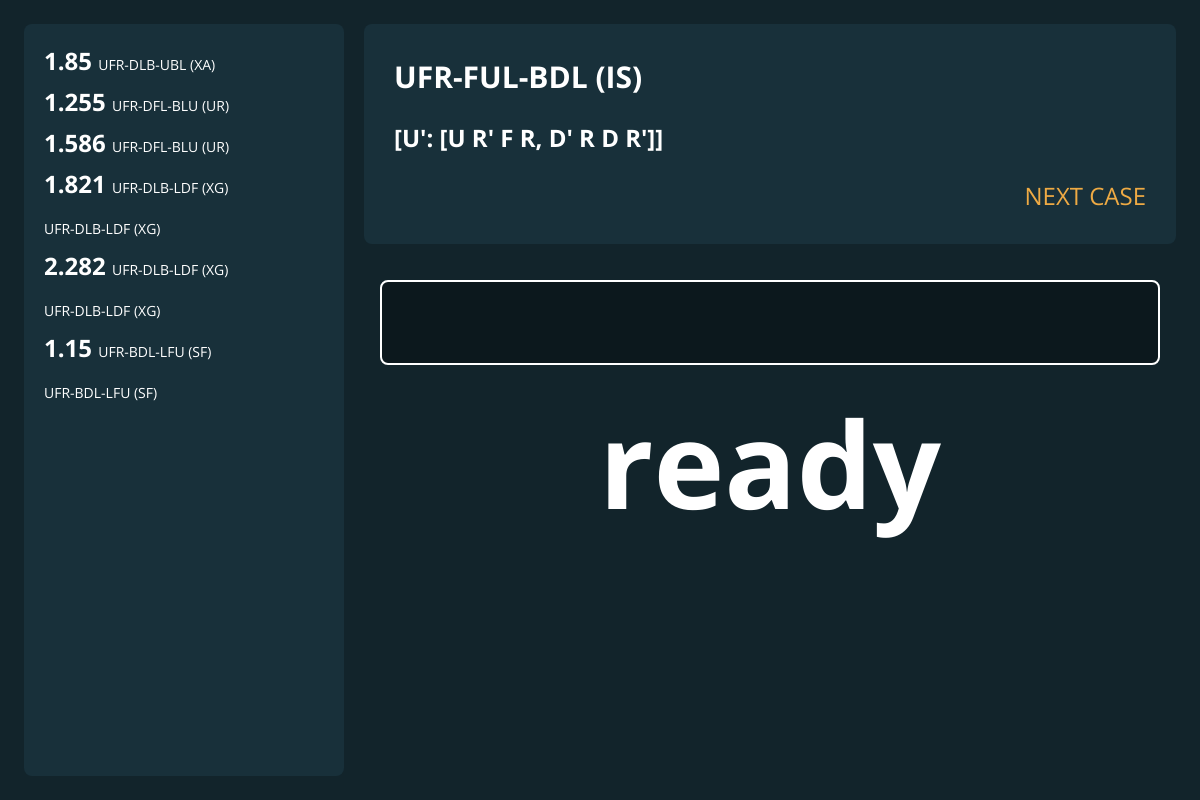
Before: /corners/201 with the older database file.
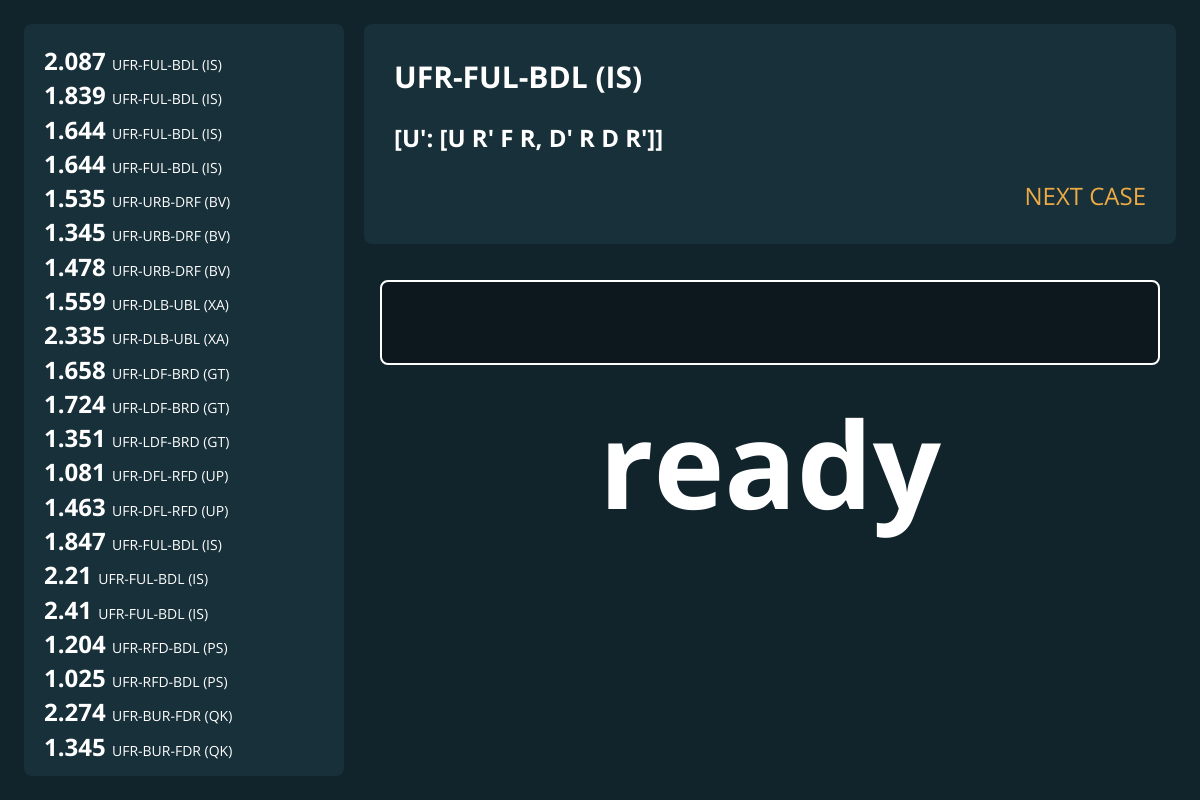
After: the same page with the newer database file.
### tables this page shows
CREATE TABLE Times (
    id    INTEGER NOT NULL PRIMARY KEY AUTOINCREMENT UNIQUE,
    time  NUMERIC NOT NULL,
    date  TEXT,
    case_id   INTEGER NOT NULL
);

CREATE TABLE Cases (
    id  INTEGER NOT NULL PRIMARY KEY AUTOINCREMENT UNIQUE,
    type    INTEGER NOT NULL,
    buffer  INTEGER NOT NULL,
    target1 INTEGER NOT NULL,
    target2 INTEGER NOT NULL,
    alg TEXT NOT NULL
);

### app.py (the view)
@app.route("/corners/<case_id>")
def corners_id(case_id):
    case = db.case_for_id(case_id)
    case_name = f"UFR-{case[1]}-{case[2]} ({case[3]}{case[4]})"
    return render_template("main.html", name=case_name, alg=case[5], case_id=case[0], history=db.history())

### database.py (called while the page is built)
def query(f):
    def full(args=None):
        db = sqlite3.connect("comms.db")
        if args:
            result = f(db.cursor(), args)
        else:
            result = f(db.cursor())
        db.commit()
        db.close()
        return result
    return full

@query
def case_for_id(c, case_id):
    c.execute(f"{join_cases} WHERE Cases.id = ?", (case_id,))
    return c.fetchone()

@query
def history(c):
    class Time:
        def __init__(self, data):
            self.time, self.date = data[:2]
            self.case = f"UFR-{data[2]}-{data[3]} ({data[4]}{data[5]})"
    c.execute(join_times)
    return [Time(x) for x in c.fetchall()]

### templates/main.html (shortened to what this page needs)
<!DOCTYPE html>
<html lang="en">
<head>
    <link rel="stylesheet" href="{{ url_for('static', filename='main.css') }}">
</head>
<body class="elev1">
    <div id="main" class="elev1">
        <div id="history" class="elev2">
            {% for item in history %}
            <div class="history">
                <h3 class="history">{{ item.time }}</h3>
                <p class="history">{{ item.case }}</p>
            </div>
            {% endfor %}
        </div>
        <div id="case" class="elev2">
            <h2 id="case-name">{{ name }}</h2>
            <h3 id="case-alg">{{ alg }}</h3>
            <a href="{{ url_for('corners') }}" id="next">NEXT CASE</a>
        </div>
        <div id="time-input" class="elev1">
            <form id="time-form" action="/submit" method="POST">
                <input type="text" id="time-entry" name="time" class="elev0" value="">
            </form>
            <h1 id="time-display">loading</h1>
        </div>
    </div>
</body>
</html>

### static/main.css (style rules this page uses)
* { color: #FFFFFF; overflow: auto; box-sizing: border-box; margin: 0; padding: 0; text-decoration: none; font-size: 24px; }
.elev0 { background-color: #0C181D; }
.elev1 { background-color: #12242B; }
.elev2 { background-color: #18303A; border-radius: 8px; }
h1 { text-align: center; font-size: 120px; }
h2 { font-size: 30px; padding: 10px; }
h3 { padding: 10px; }
p { font-size: 14px; }
a { color: var(--accent1); align-self: flex-end; padding: 10px; }
body { --accent1: #EA4; margin: 0; }
#main { display: grid; grid-template-columns: 320px auto; grid-template-rows: 220px auto; gap: 20px; position: fixed; width: 100%; height: 100%; margin: 0px; padding: 24px; }
#history { grid-area: 1 / 1 / span 2 / span 1; display: flex; flex-direction: column; }
#case { grid-column: 2 / 3; grid-row: 1 / 2; display: flex; flex-direction: column; justify-content: space-around; padding: 20px; }
#time-input { grid-column: 2 / 3; grid-row: 2 / 3; }
form { display: flex; }
input { flex-grow: 1; margin: 16px; border: 2px solid #FFFFFF; border-radius: 8px; padding: 20px; font-size: 30px; }
#history { padding: 16px; }
.history { display: inline; padding: 0; }
div.history { padding: 4px; }

### templates/main.html (style rules this page uses)
* { font-family: 'Open Sans', sans-serif; }

Changed rows visible on the page:
changed Times (number 1 of 21 on the later page): time "1.85" → "2.087"; case "UFR-DLB-UBL (XA)" → "UFR-FUL-BDL (IS)"
changed Times (number 2 of 21 on the later page): time "1.255" → "1.839"; case "UFR-DFL-BLU (UR)" → "UFR-FUL-BDL (IS)"
changed Times (number 3 of 21 on the later page): time "1.586" → "1.644"; case "UFR-DFL-BLU (UR)" → "UFR-FUL-BDL (IS)"
changed Times (number 4 of 21 on the later page): time "1.821" → "1.644"; case "UFR-DLB-LDF (XG)" → "UFR-FUL-BDL (IS)"
changed Times (number 5 of 21 on the later page): time (not shown) → "1.535"; case "UFR-DLB-LDF (XG)" → "UFR-URB-DRF (BV)"
changed Times (number 6 of 21 on the later page): time "2.282" → "1.345"; case "UFR-DLB-LDF (XG)" → "UFR-URB-DRF (BV)"
changed Times (number 7 of 21 on the later page): time (not shown) → "1.478"; case "UFR-DLB-LDF (XG)" → "UFR-URB-DRF (BV)"
changed Times (number 8 of 21 on the later page): time "1.15" → "1.559"; case "UFR-BDL-LFU (SF)" → "UFR-DLB-UBL (XA)"
changed Times (number 9 of 21 on the later page): time (not shown) → "2.335"; case "UFR-BDL-LFU (SF)" → "UFR-DLB-UBL (XA)"
added Times: time "1.658", case "UFR-LDF-BRD (GT)"
added Times: time "1.724", case "UFR-LDF-BRD (GT)"
added Times: time "1.351", case "UFR-LDF-BRD (GT)"
added Times: time "1.081", case "UFR-DFL-RFD (UP)"
added Times: time "1.463", case "UFR-DFL-RFD (UP)"
added Times: time "1.847", case "UFR-FUL-BDL (IS)"
added Times: time "2.21", case "UFR-FUL-BDL (IS)"
added Times: time "2.41", case "UFR-FUL-BDL (IS)"
added Times: time "1.204", case "UFR-RFD-BDL (PS)"
added Times: time "1.025", case "UFR-RFD-BDL (PS)"
added Times: time "2.274", case "UFR-BUR-FDR (QK)"
added Times: time "1.345", case "UFR-BUR-FDR (QK)"
